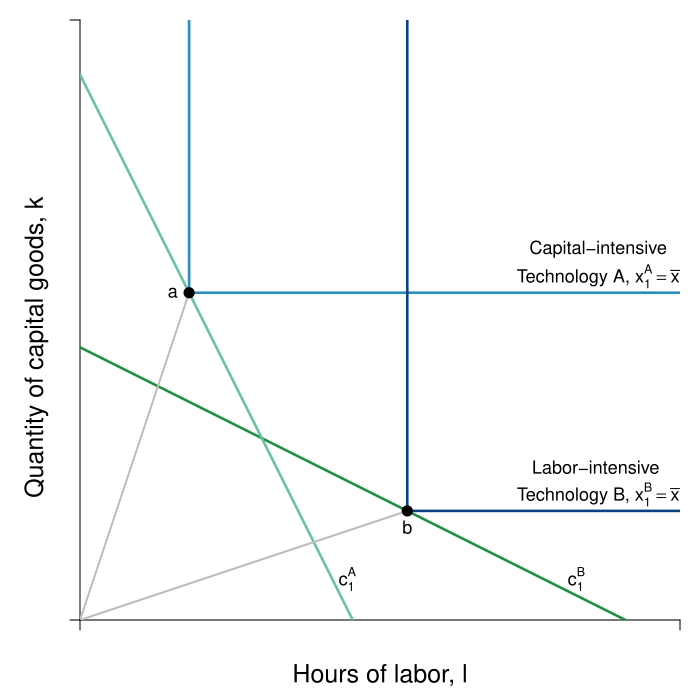

The R source for this figure:
#Graph Designer: Simon Halliday / Scott Cohn
#Authors: Bowles and Halliday
#Title: Coordination, Conflict and Competition: A Text in Microeconomics

library(shape)
pdf(file = "firmmarketsupply/tech_intensity_leontief.pdf", width = 7, height = 7)

#Set parameters for graphics
axislabelsize <- 1.5
labelsize <- 1.1
graphlinewidth <- 2.5
segmentlinewidth <- 2

COL <- c("#7fc97f", "#beaed4", "#fdc086", "#ffff99", "#386cb0", "#f0027f", "#bf5b17", "#666666")
COLA <- c("#e0f3db", "#99d8c9","#66c2a4","#41ae76", "#238b45", "#005824")
COLB <- c("#c6dbef", "#4eb3d3", "#2b8cbe", "#0868ac","#084081")

#Edited the margins to cater for the larger LHS labels
par(mar =  c(4, 4, 1, 1))

uFn <- function(x, y, alpha = 0.7){
  (x^alpha)*(y^(1 - alpha))
}

isoA <- function(l, alpha = 0.7, xbar = 4) {
  (xbar / l^alpha)^(1/(1 - alpha))
}

trsline <- function(x, constant = 10, slope = 4){
  constant - (slope)*x
}

isocost <- function(l, m = 100, pl = 20, pk = 10){
  m/pk - (pl/pk)*l
}

xlims <- c(0, 11)
ylims <- c(0, 11)

npts <- 501 
x <- seq(xlims[1], xlims[2], length.out = npts)
y <- seq(ylims[1], ylims[2], length.out = npts) 
a <- c(2, 4, 6)

plot(0, 0, xlim = xlims, ylim = ylims, type = "n",
     xlab = expression(paste("")),
     ylab = expression(paste("")), 
     xaxt = "n", 
     yaxt = "n", 
     cex.lab = axislabelsize, 
     bty = "n", 
     xaxs="i", 
     yaxs="i"
)


# ticksy <- seq(from = 0, to = ylims[2], by = 1)
# ylabels <- seq(from = 0, to = ylims[2], by = 1)
# ticksx <- seq(from = 0, to = xlims[2], by = 1)
# xlabels <- seq(from = 0, to = xlims[2], by = 1)
ticksy <- c(ylims[1],  ylims[2])
ylabels <- c(NA, NA)
ticksx <- c(xlims[1], xlims[2])
xlabels <- c(NA, NA)

axis(1, at = ticksx, pos = 0, labels = xlabels)
axis(2, at = ticksy, pos = 0, labels = ylabels, las = 1)

npts <- 500 
xx1 <- seq(xlims[1], xlims[2], length.out = npts)

#Axis labels
mtext(expression(paste("Hours of labor, ", l)), side = 1, line = 2.5, cex = axislabelsize)
text(-0.8, 5, expression(paste("Quantity of capital goods, ", k)), xpd = TRUE, cex = axislabelsize, srt = 90) 

#Draw the isocosts
lines(xx1, isocost(xx1, m = 100, pl = 10, pk = 20), col = COLA[5], lwd = graphlinewidth)
lines(xx1, isocost(xx1, m = 100, pl = 20, pk = 10), col = COLA[3], lwd = graphlinewidth)

#Label the isoquants curves
text(9.5, 6.8, expression(paste("Capital-intensive")), cex = labelsize)
text(9.5, 6.3, expression(paste("Technology A, ", x[1]^A == bar(x))), cex = labelsize)

text(9.5, 2.8, expression(paste("Labor-intensive ")), cex = labelsize)
text(9.5, 2.3, expression(paste("Technology B, ", x[1]^B == bar(x))), cex = labelsize)

##Two Leontief Technologies 
#Capital-intensive
segments(2, 6, 2, ylims[2], lty = 1, col = COLB[3] , lwd = graphlinewidth)
segments(2, 6, xlims[2], 6, lty = 1, col = COLB[3] , lwd = graphlinewidth)

#Labor-intensive
segments(6, 2, 6, ylims[2], lty = 1, col = COLB[5] , lwd = graphlinewidth)
segments(6, 2, xlims[2], 2, lty = 1, col = COLB[5] , lwd = graphlinewidth)




# Arrows(8, 3.6, 8, 2.4, col = "black", lty = 1, lwd = 2, arr.type = "triangle", arr.lwd = 0.5)
# 
# text(4, 6, expression(paste(trs(l,k) == frac(4,4), phantom()==1)), cex = labelsize)
# Arrows(4, 5.6, 4, 4.4, col = "black", lty = 1, lwd = 2, arr.type = "triangle", arr.lwd = 0.5)
# 
# text(4, 8, expression(paste(trs(l,k) == frac(8,2), phantom() == 4)), cex = labelsize)
# Arrows(3.05, 8, 2.3, 8, col = "black", lty = 1, lwd = 2, arr.type = "triangle", arr.lwd = 0.5)


#Label feasible and infeasible
#text(8, 9, expression(paste(trs(l,k) == frac(x[l], x[k]), phantom() == frac(mp[l], mp[k]), phantom() == -frac(dk,dl))), cex = labelsize)
#text(3, 2.5, expression(paste("with plan ", (list(x, l, k)) )), cex = labelsize)

# text(8, 8.5, expression(paste("Production set:")), cex = labelsize)
# text(8, 8, expression(paste(x = bar(x), " feasible")), cex = labelsize)
# text(8, 7.5, expression(paste("with plan ", (list(x, l, k)) )), cex = labelsize)

#text(9.5, 3.15, expression(u[2]^A), cex = labelsize)
#text(9.5, 5.85, expression(u[3]^A), cex = labelsize)

#Draw rays from the origin indicating factor intensity
segments(0, 0, 2, 6, lty = 1, col = "gray" , lwd = segmentlinewidth)
segments(0, 0, 6, 2, lty = 1, col = "gray" , lwd = segmentlinewidth)

# segments(0, 8, 2.9705, 8, lty = 2, col = "gray" , lwd = segmentlinewidth)
#segments(2.9705, 0, 2.9705, 8, lty = 2, col = "gray" , lwd = segmentlinewidth)
# segments(2, 0, 2, 8, lty = 2, col = "gray" , lwd = segmentlinewidth)
# segments(4, 0, 4, 4, lty = 2, col = "gray" , lwd = segmentlinewidth)
# segments(0, 4, 4, 4, lty = 2, col = "gray" , lwd = segmentlinewidth)
# segments(8, 0, 8, 2, lty = 2, col = "gray" , lwd = segmentlinewidth)
# segments(0, 2, 8, 2, lty = 2, col = "gray" , lwd = segmentlinewidth)
# 
# segments(8, 0, 8,indiffA(x = 8)  , lty = 2, col = "gray" , lwd = segmentlinewidth)
# segments(0, indiffA(x = 8) , 8,indiffA(x = 8)  , lty = 2, col = "gray" , lwd = segmentlinewidth)

#Annotate points (4,4),(2,8),(8,2) on feasibility frontier
# text(4.2, 4.2, expression(paste(b)), cex = labelsize)
points(2, 6, pch = 16, col = "black", cex = 1.5)
text(2 - 0.3, 6, expression(paste(a)), cex = labelsize)

points(6, 2, pch = 16, col = "black", cex = 1.5)
text(6, 2 - 0.3, expression(paste(b)), cex = labelsize)

#Label the isocosts
text(9.1, 0.75, expression(paste(c[1]^B)), cex = labelsize)
text(4.9, 0.75, expression(paste(c[1]^A)), cex = labelsize)


dev.off()
